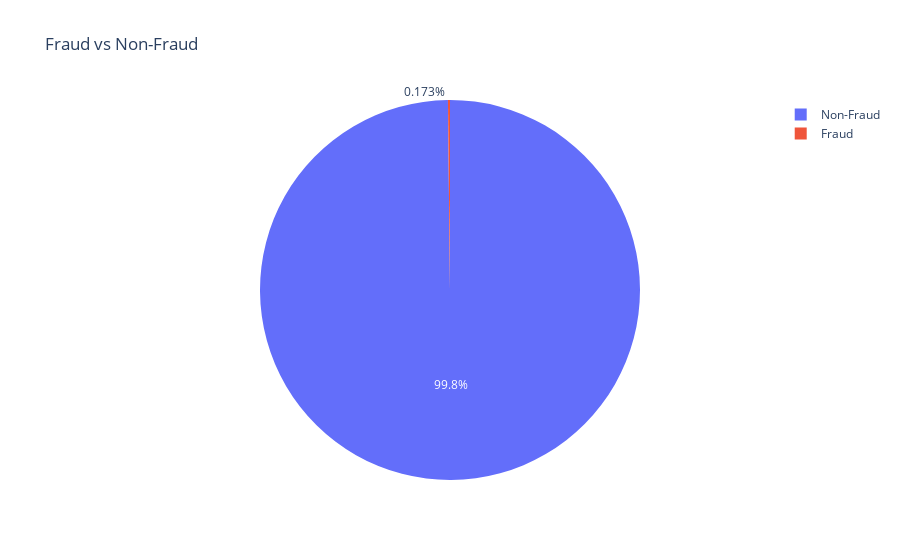

Here is the notebook cell this chart was saved with:
### Markdown cell above
# Dealing with class imbalance

### Code cell
def pie_chart_binary(data, title='Fraud vs Non-Fraud'):
    labels = 'Non-Fraud', 'Fraud'

    # if data is Series object then use value_counts()
    if isinstance(data, pd.Series):
        sizes = data.value_counts()
    
    # if data is DataFrame object then use Class column
    elif isinstance(data, pd.DataFrame):
        sizes = [len(data[data.Class == 0]), len(data[data.Class == 1])]

    # create plotly pie chart
    fig = go.Figure(data=[go.Pie(labels=labels, values=sizes)])
    fig.update_layout(title_text=title)
    fig.show()
    

pie_chart_binary(cdc)

### Figure 1 — Plotly figure (JSON) as saved in the notebook; plotly's stock layout.template omitted (floating-point values rounded to 4 significant figures)
{"data": [{"labels": ["Non-Fraud", "Fraud"], "type": "pie", "values": [284315, 492]}], "layout": {"title": {"text": "Fraud vs Non-Fraud"}}}
